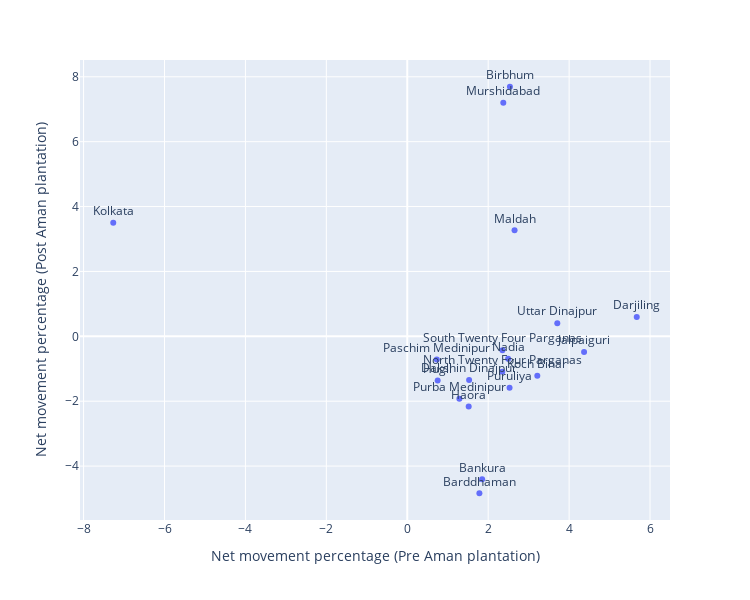

The notebook cell this image was saved under:
### Markdown cell above
### Synchronicity

### Code cell
# read the pre- and post- aman plantation files
pre = pd.read_csv('Results/2019/aman_pre_plantation.csv')
post = pd.read_csv('Results/2019/aman_post_plantation.csv')

# merge them into a single dataframe
pre_post = pre.merge(post[['adm2', 'net_mvmt_pct']], on='adm2', suffixes=['_pre', '_post'])

# scatter plot them against each other
fig = px.scatter(pre_post, x='net_mvmt_pct_pre', y='net_mvmt_pct_post', labels={
    'net_mvmt_pct_post': 'Net movement percentage (Post Aman plantation)',
    'net_mvmt_pct_pre': 'Net movement percentage (Pre Aman plantation)',
},
                 text='adm2_name'
                )

fig.update_traces(textposition='top center')

fig.update_layout(
    height=600,
    width=750,
    title_text=''
)

fig.show()

# fig.write_image("Charts/Aman_plantation_synchronicity.png", scale=15)

### Figure 1 — Plotly figure (JSON) as saved in the notebook; plotly's stock layout.template omitted (floating-point values rounded to 4 significant figures)
{"data": [{"hovertemplate": "Net movement percentage (Pre Aman plantation)=%{x}<br>Net movement percentage (Post Aman plantation)=%{y}<br>adm2_name=%{text}<extra></extra>", "legendgroup": "", "marker": {"color": "#636efa", "symbol": "circle"}, "mode": "markers+text", "name": "", "orientation": "v", "showlegend": false, "text": ["Kolkata", "Paschim Medinipur", "Hugli", "Purba Medinipur", "Haora", "Dakshin Dinajpur", "Barddhaman", "Bankura", "North Twenty Four Parganas", "South Twenty Four Parganas", "Murshidabad", "Nadia", "Puruliya", "Birbhum", "Maldah", "Koch Bihar", "Uttar Dinajpur", "Jalpaiguri", "Darjiling"], "textposition": "top center", "type": "scatter", "x": [-7.267, 0.7302, 0.7512, 1.289, 1.518, 1.528, 1.783, 1.851, 2.349, 2.352, 2.373, 2.493, 2.528, 2.537, 2.652, 3.214, 3.708, 4.37, 5.672], "xaxis": "x", "y": [3.499, -0.7173, -1.365, -1.921, -2.163, -1.348, -4.838, -4.407, -1.092, -0.4262, 7.198, -0.6947, -1.588, 7.693, 3.268, -1.217, 0.4042, -0.4861, 0.5939], "yaxis": "y"}], "layout": {"height": 600, "legend": {"tracegroupgap": 0}, "margin": {"t": 60}, "title": {"text": ""}, "width": 750, "xaxis": {"anchor": "y", "domain": [0, 1], "title": {"text": "Net movement percentage (Pre Aman plantation)"}}, "yaxis": {"anchor": "x", "domain": [0, 1], "title": {"text": "Net movement percentage (Post Aman plantation)"}}}}
